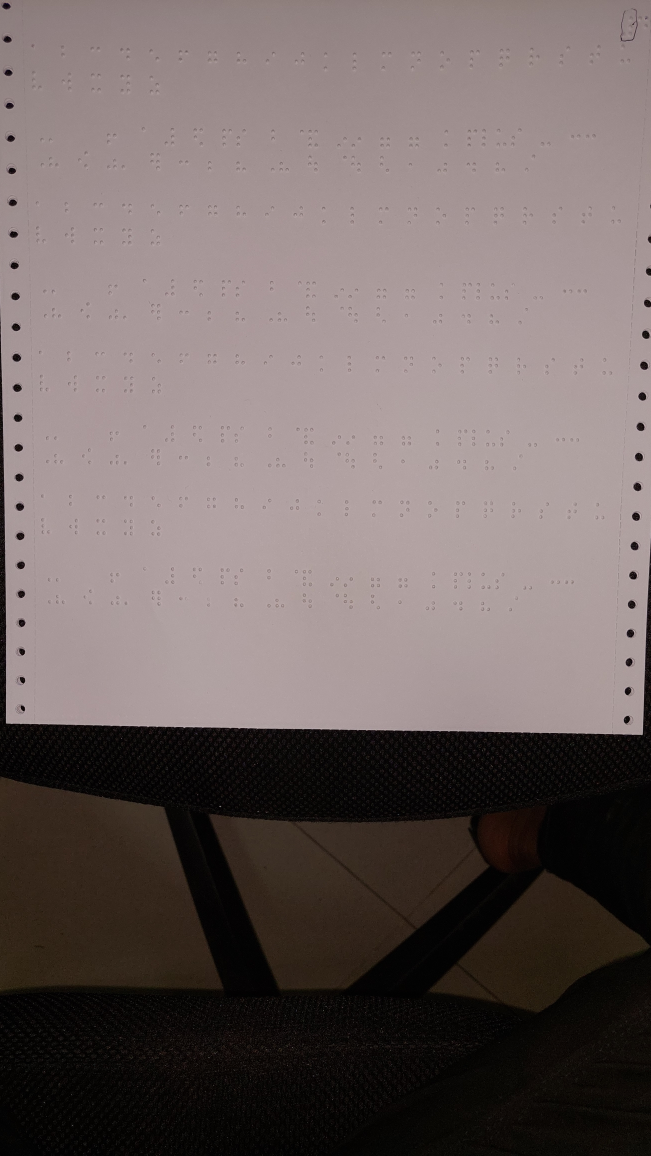
#> input picture test2.jpeg, 2604 x 4624 px, given in place of the camera (shown at 1/4 size)
$ python main3.py
#> lines starting #> are read from the running program, lines starting #| are printed output that depends on the picture; after the words box and inside, x2 and y2 are one past the last pixel; in counts of white or black regions, pixels touching at a corner belong together
import cv2
import numpy as np

cap = cv2.VideoCapture(2)

WIDTH, HEIGHT = 1280, 720
cap.set(cv2.CAP_PROP_FRAME_WIDTH, WIDTH)
cap.set(cv2.CAP_PROP_FRAME_HEIGHT, HEIGHT)


def mapp(h):
    h = h.reshape((4,2))
    hnew = np.zeros((4,2),dtype = np.float32)

    add = h.sum(1)
    hnew[0] = h[np.argmin(add)]
    hnew[2] = h[np.argmax(add)]

    diff = np.diff(h,axis = 1)
    hnew[1] = h[np.argmin(diff)]
    hnew[3] = h[np.argmax(diff)]

    return hnew

while(True):
    ret, frame = cap.read()
#> frame is the input picture: shape (4624, 2604, 3); mean B, G, R 99.1, 100.5, 112.4
    frame_copy = frame.copy()
    gray_frame = cv2.cvtColor(frame_copy, cv2.COLOR_BGR2GRAY)
    blur_frame = cv2.GaussianBlur(gray_frame, (5,5),0)
    cv2.imshow("Blur", blur_frame)
    edges_frame = cv2.Canny(blur_frame, 50, 100)
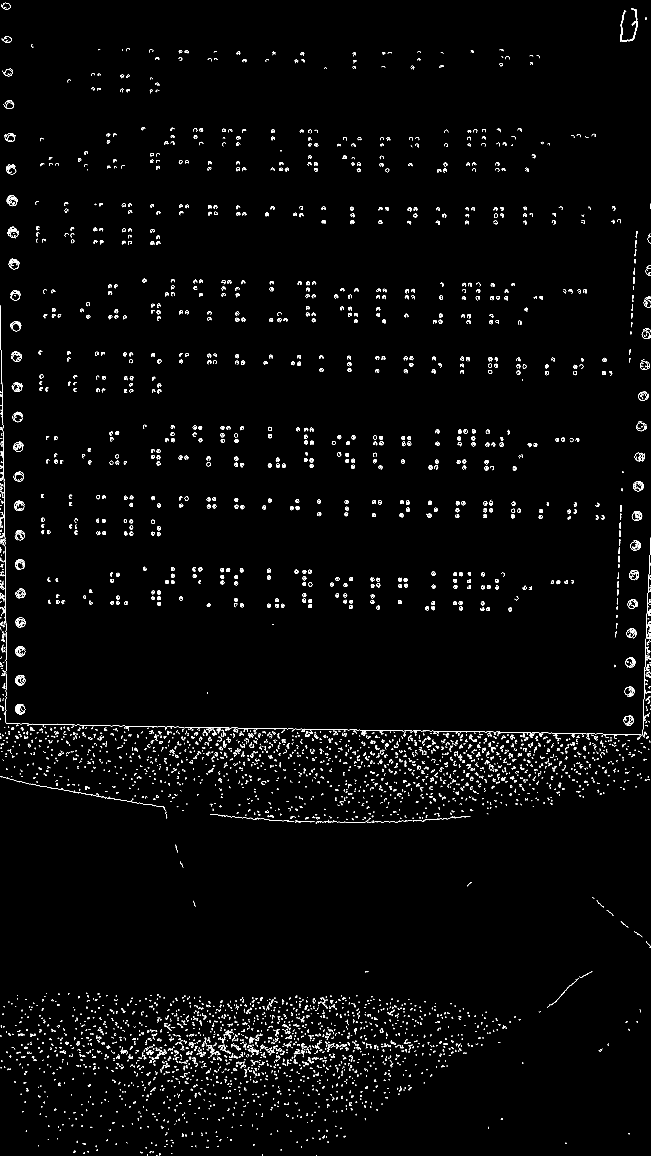
#> edges_frame: shape (4624, 2604) (shown at 1/4 size); 1.1% white in thin lines or dots
    cv2.imshow("Edges", edges_frame)

    contours, hierarchy = cv2.findContours(edges_frame, cv2.RETR_LIST, cv2.CHAIN_APPROX_SIMPLE)
#> contours = 8659 contours, 7604 with area under 20; largest, box (x1, y1, x2, y2) and area: (2522, 2167, 2555, 2202) 837, (2538, 1811, 2572, 1845) 820, (2522, 2167, 2555, 2202) 810, (2546, 1691, 2579, 1725) 810, (2533, 1931, 2567, 1965) 806
    contours = sorted(contours, key = cv2.contourArea, reverse=True)

    for contour in contours:
        peri = cv2.arcLength(contour, True)
        approx = cv2.approxPolyDP(contour, peri*0.02, True)

        if len(approx) == 4:
            target = approx
#> this loop made 8659 passes
#> (peri, target) on passes 445, 451, 463, 466, 468, 475, 646, 994, 1094, 1304: (58.49, [[2537, 1071], [2535, 1097], [2538, 1097], [2539, 1072]]), (56.24, [[2531, 1217], [2528, 1218], [2527, 1242], [2530, 1242]]), (54.24, [[2475, 2291], [2472, 2292], [2471, 2315], [2474, 2315]]), (55.9, [[2477, 2156], [2476, 2180], [2479, 2180], [2480, 2158]]), (56.49, [[2481, 2055], [2480, 2079], [2483, 2079], [2484, 2055]]), (56.14, [[2477, 2189], [2478, 2212], [2476, 2215], [2475, 2195]]), (108.5, [[2242, 3985], [2224, 4005], [2204, 4020], [2225, 4005]]), (133.4, [[2369, 3885], [2328, 3908], [2317, 3907], [2329, 3908]]), (18.97, [[1275, 4008], [1279, 4013], [1277, 4015], [1273, 4011]]), (16.97, [[1836, 4178], [1838, 4180], [1834, 4184], [1832, 4182]])
#> peri on passes 1 to 6: 111.7, 112, 108.6, 111.2, 113.2, 107.7

    cv2.drawContours(frame_copy, target, -1, (0,255,0), 3)
    cv2.imshow('Contours', frame_copy)
    approx = mapp(target)
#> in mapp, `h = h.reshape((4,2))`: h = [[76, 1296], [80, 1300], [81, 1303], [80, 1300]]
#> in mapp, `add = h.sum(1)`: add = [1372, 1380, 1384, 1380]
#> in mapp, `diff = np.diff(h,axis = 1)`: diff = [1220, 1220, 1222, 1220]
#> approx = [[76, 1296], [76, 1296], [81, 1303], [81, 1303]]
    pts = np.float32([[0,0], [800,0],[800,800],[0,800]])
    output = cv2.getPerspectiveTransform(approx, pts)
#> output = [[-0.00094, 0.000672, -0.799], [0.000708, -0.000506, 0.601], [2.71e-07, -1.93e-07, 0.00023]]
    dst = cv2.warpPerspective(frame_copy, output, (800,800))
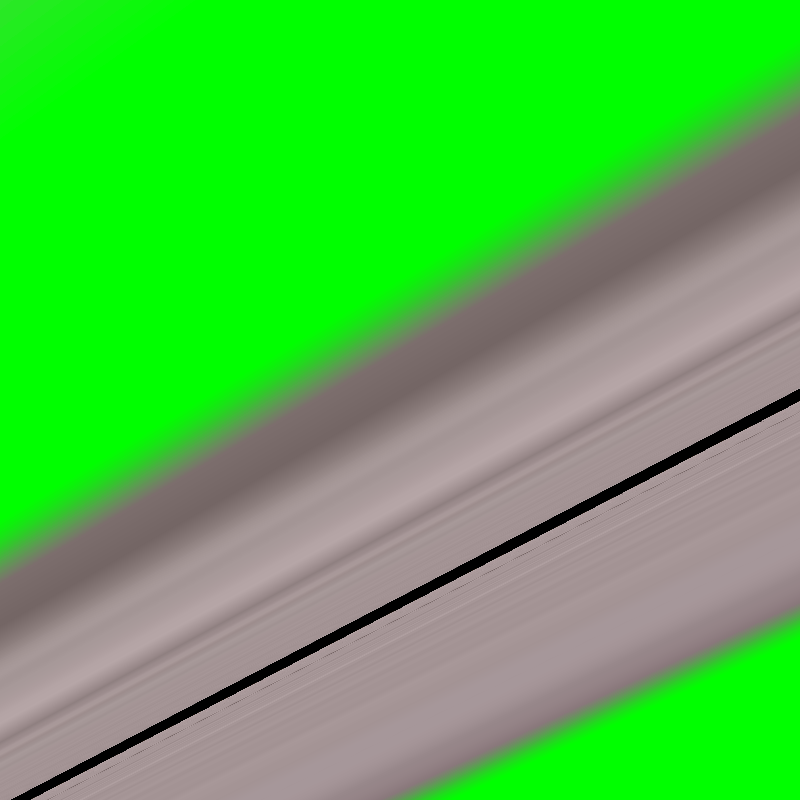
#> dst: shape (800, 800, 3); mean B, G, R 74.5, 188.7, 82.3

    cv2.imshow('Scanned', dst)

    if cv2.waitKey(1) & 0xFF == 27:
#> (key Esc is pressed here)
        break

cap.release()
cv2.destroyAllWindows()

$ run again, on testt.jpg
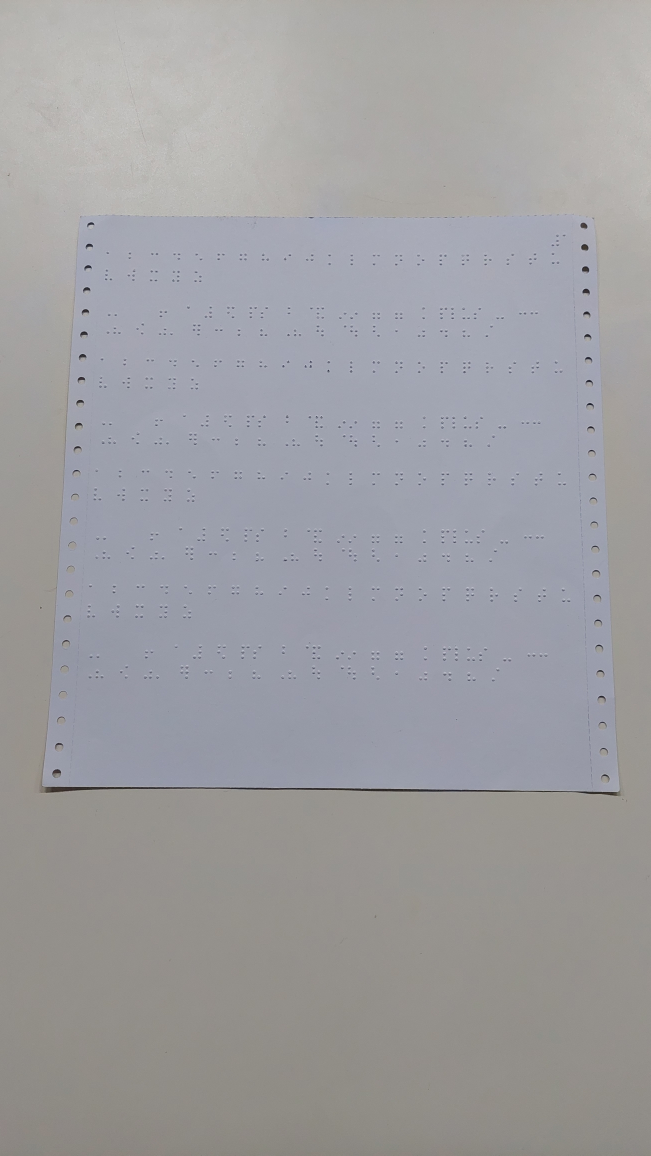
#> input picture testt.jpg, 2604 x 4624 px, given in place of the camera (shown at 1/4 size)
#> frame is the input picture: shape (4624, 2604, 3); mean B, G, R 160.7, 158.1, 158.4
#> `edges_frame = cv2.Canny(blur_frame, 50, 100)`:
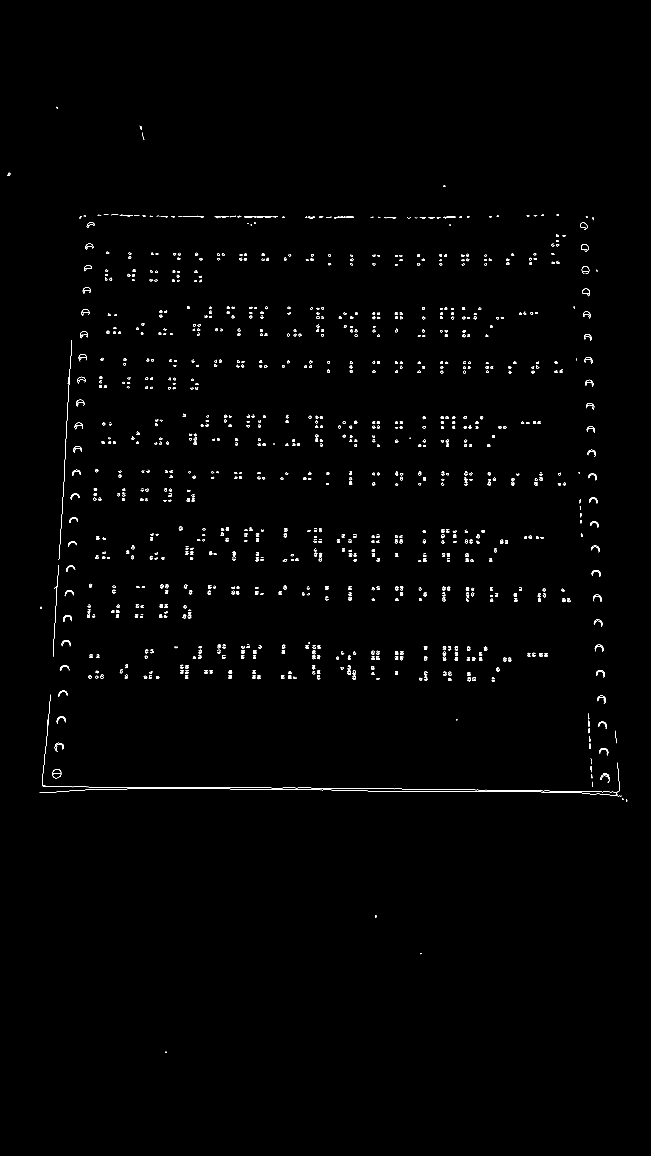
#> edges_frame: shape (4624, 2604) (shown at 1/4 size); 0.42% white in thin lines or dots, all inside (x1, y1, x2, y2) = (30, 427, 2509, 4212)
#> contours = 2013 contours, 1051 with area under 20; largest, box (x1, y1, x2, y2) and area: (208, 3077, 245, 3113) 994, (208, 3077, 245, 3113) 961, (289, 1879, 323, 1904) 198, (289, 1879, 318, 1903) 164, (265, 2262, 301, 2287) 151
#> the loop `for contour in contours:` made 2013 passes
#> (peri, target) on passes 11, 1045, 1101, 1113, 1152, 1248, 1383: (69.56, [[1788, 869], [1790, 866], [1820, 868], [1815, 871]]), (5696.4, [[168, 3128], [201, 2778], [177, 3146], [2478, 3158]]), (12, [[1825, 2877], [1825, 2880], [1828, 2880], [1828, 2877]]), (12, [[1094, 1774], [1094, 1777], [1097, 1777], [1097, 1774]]), (11.31, [[317, 1884], [319, 1886], [317, 1888], [315, 1886]]), (10, [[1639, 1751], [1639, 1754], [1641, 1754], [1641, 1751]]), (83.46, [[1052, 865], [1055, 867], [1057, 865], [1090, 866]])
#> h = [[1060, 869], [1061, 870], [1082, 869], [1077, 870]]
#> add = [1929, 1931, 1951, 1947]
#> diff = [-191, -191, -213, -207]
#> `approx = mapp(target)`: approx = [[1060, 869], [1082, 869], [1082, 869], [1060, 869]]
#> output = [[2.23e-15, 0.000163, -0.141], [4.53e-15, 0.00114, -0.99], [6.65e-18, 1.58e-07, -0.000137]]
#> `dst = cv2.warpPerspective(frame_copy, output, (800,800))`:
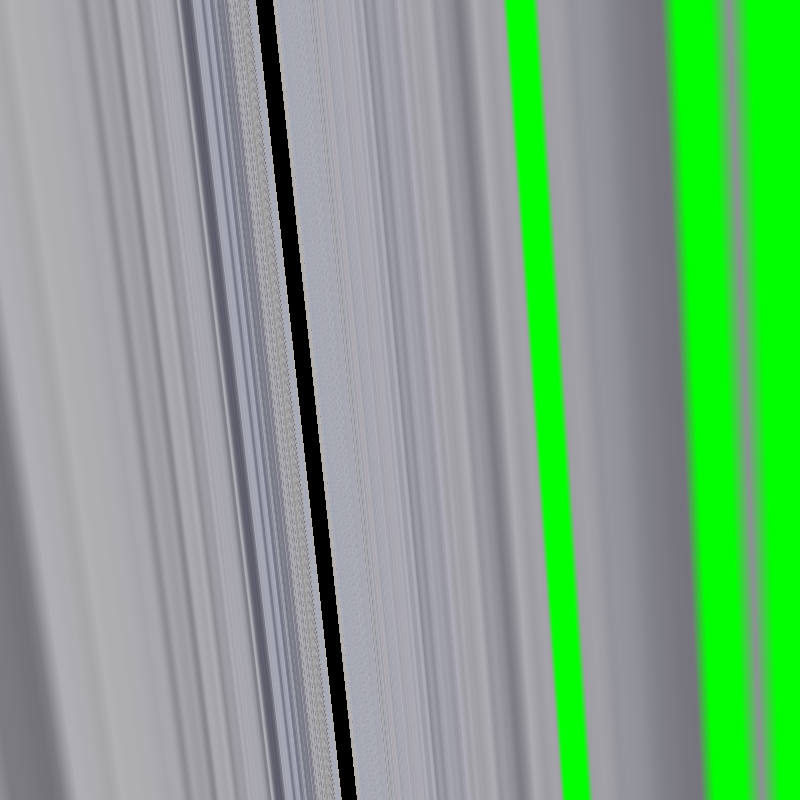
#> dst: shape (800, 800, 3); mean B, G, R 133.2, 166, 127.5
